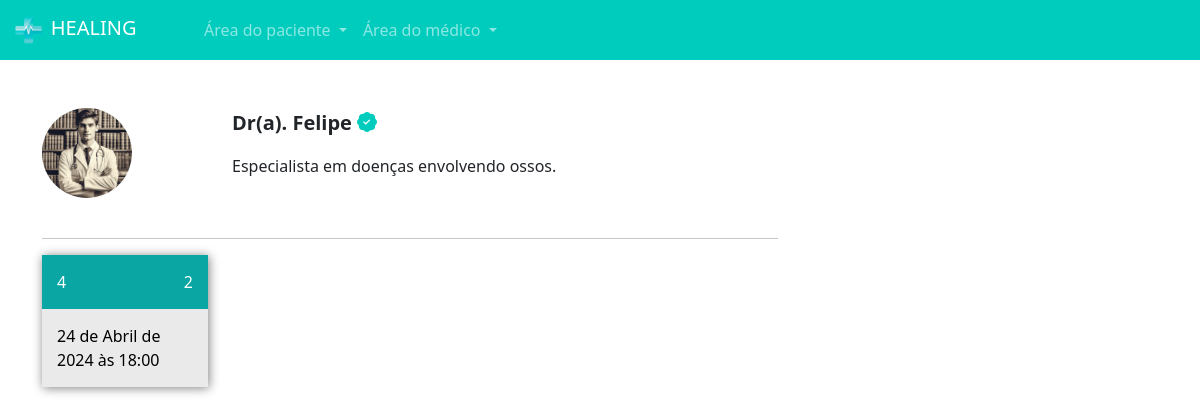
/pacientes/escolher_horario/2 (signed in), run on the app's committed database.
### medico/models.py (models this page shows, shortened)
class DadosMedico(models.Model):
    crm = models.CharField(max_length=30)
    nome = models.CharField(max_length=100)
    cep = models.CharField(max_length=100)
    rua = models.CharField(max_length=100)
    bairro = models.CharField(max_length=100)
    numero = models.IntegerField(max_length=100)
    rg = models.ImageField(upload_to='rgs')
    cedula_identidade_medica = models.ImageField(upload_to='cim')
    foto = models.ImageField(upload_to='fotos_perfil')
    descricao = models.TextField()
    valor_consulta = models.FloatField(default=100)
    user = models.ForeignKey(User, on_delete=models.DO_NOTHING)
    especialidade = models.ForeignKey(Especialidades, on_delete=models.DO_NOTHING)

class DatasAbertas(models.Model):
    data = models.DateTimeField()
    user = models.ForeignKey(User, on_delete=models.DO_NOTHING)
    agendado = models.BooleanField(default=False)

### paciente/views.py (the view)
# urls.py: path('escolher_horario/<int:id_dados_medicos>', views.escolher_horario, name='escolher_horario'),
def escolher_horario(request, id_dados_medicos):
    if request.method == "GET":
        medico = DadosMedico.objects.get(id=id_dados_medicos)
        datas_abertas = DatasAbertas.objects.filter(user=medico.user).filter(data__gte=datetime.now()).filter(agendado=False)
        context = {'medico': medico, 'datas_abertas': datas_abertas, 'is_medico': is_medico(request.user)}
    return render(request,'escolher_horario.html', context)

### medico/models.py (called while the page is built)
def is_medico(user):
    return DadosMedico.objects.filter(user=user).exists()

### paciente/templates/escolher_horario.html (shortened to what this page needs)
{% extends "base.html" %}
{% load static %}
{% block 'head' %}
<link rel="stylesheet" href="{% static 'medicos/css/abrir_horario.css' %}">
<link rel="stylesheet" href="{% static 'usuarios/css/usuarios.css' %}">
<link rel="stylesheet" href="{% static 'medicos/css/cadastro_medico.css' %}">
<link rel="stylesheet" href="{% static 'pacientes/css/home.css' %}">
<link rel="stylesheet" href="https://cdn.jsdelivr.net/npm/bootstrap-icons@1.11.3/font/bootstrap-icons.min.css">
{% endblock 'head' %}
{% block 'body' %}
{% include "partials/navbar.html" %}
<div class="container">
<br><br>
<div class="row">
<div class="col-md-8">
<div class="row">
<div class="col-md-3"><img src="{{medico.foto.url}}" class="foto-perfil-card" alt=""></div>
<div class="col-md">
<p style="font-size: 20px" class="p-bold">Dr(a). {{medico.nome}}
 <i class="bi bi-patch-check-fill icon-main"></i></p>
<p>{{medico.descricao}}</p>
</div>
</div>
<br>
<hr>
<div class="row">
    {% for data_aberta in datas_abertas %}
<div class="col-md-3">
<a class="link" href="{% url 'agendar_horario' data_aberta.id %}">
<div class='selecionar-dia'>
<div class="header-dias">
<span class="mes">
{{data_aberta.data.month}}
</span>
<span class="dia-semana">
{{data_aberta.data.weekday}}
</span>
</div>
<div class="conteudo-data">
{{data_aberta.data}}
</div>
</div>
</a>
<br>
</div>
{% endfor %}
</div>
</div>
<div class="col-md-4">
</div>
</div>
</div>
{% endblock 'body' %}

### templates/static/geral/css/base.css (style rules this page uses)
:root { --main-color: #00CCBE; --dark-color: #09A6A3; --contrast-color: #FFD686; }
.p-bold { font-weight: bold; }

### templates/static/pacientes/css/home.css (style rules this page uses)
.foto-perfil-card { width: 90px; height: 90px; border-radius:45px; }
.icon-main { color: var(--main-color); }
.link { text-decoration: none; }
.selecionar-dia { width: 100%; background-color: #EAEAEA; box-shadow: 1px 1px 10px gray; }
.header-dias { background-color: var(--dark-color); padding: 15px; color: white; text-decoration: none; }
.dia-semana { float: right; }
.conteudo-data { padding: 15px; color: black; }

### data on the page
DadosMedico: foto (picture), nome "Felipe", descricao "Especialista em doenças envolvendo ossos."
DatasAbertas: data.month "4", data.weekday "2", data "24 de Abril de 2024 às 18:00"
